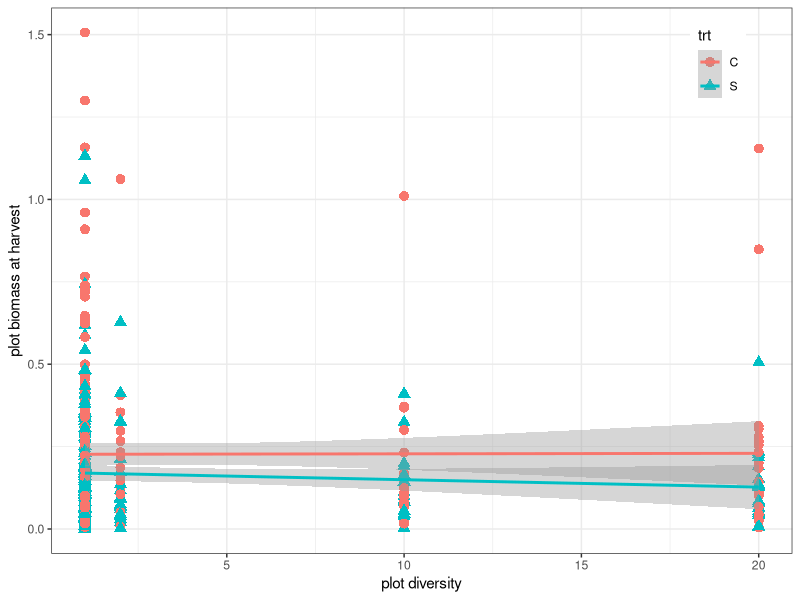
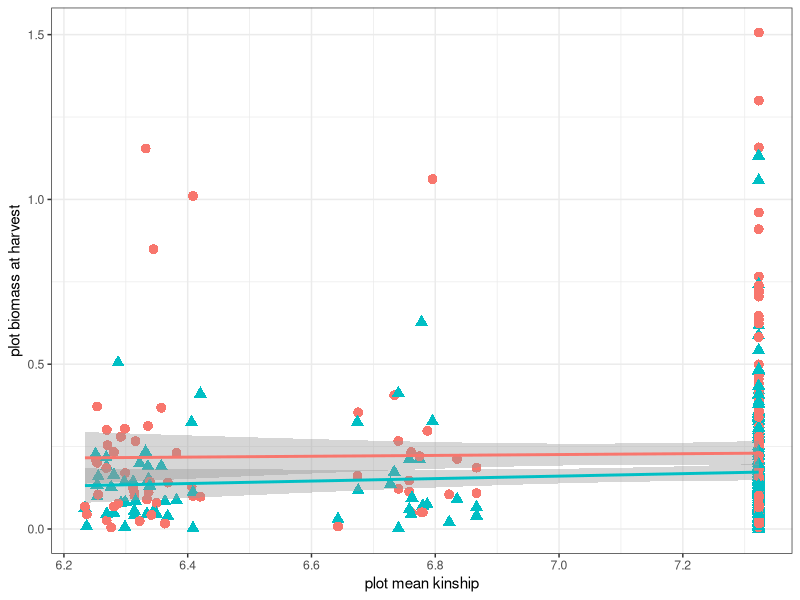
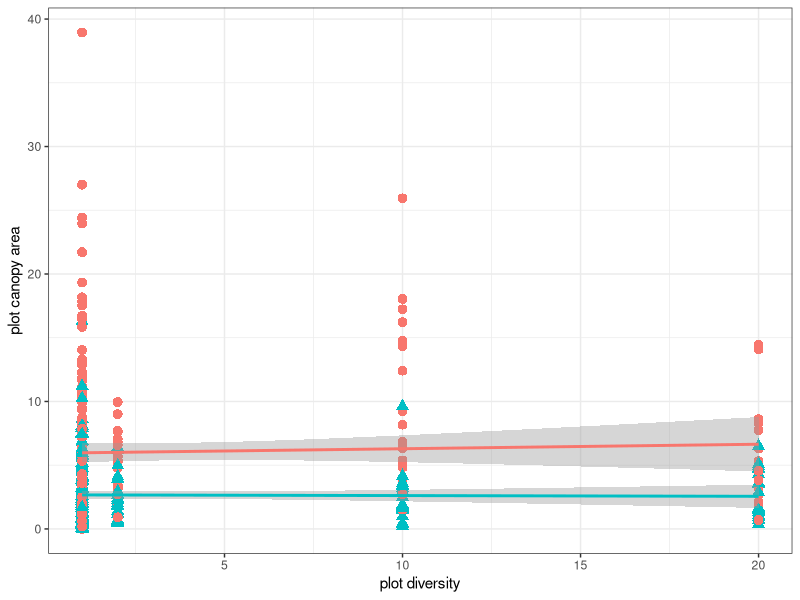
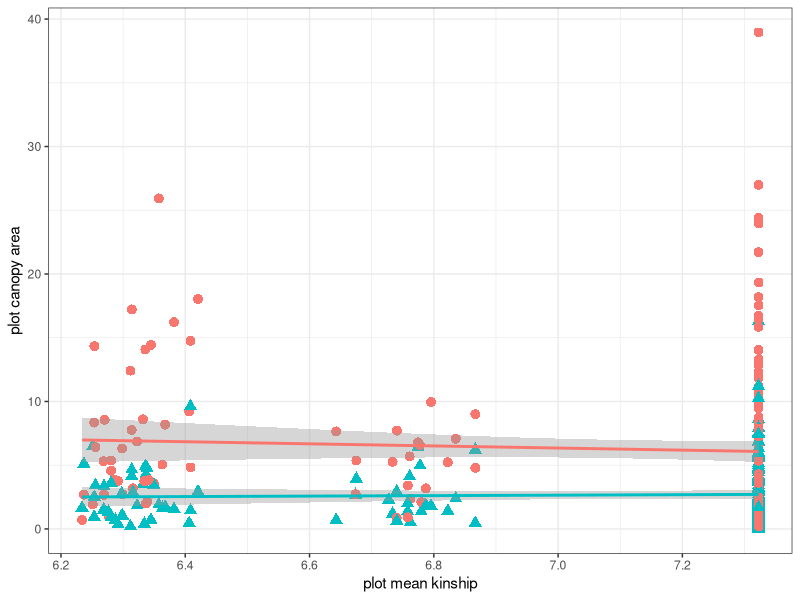
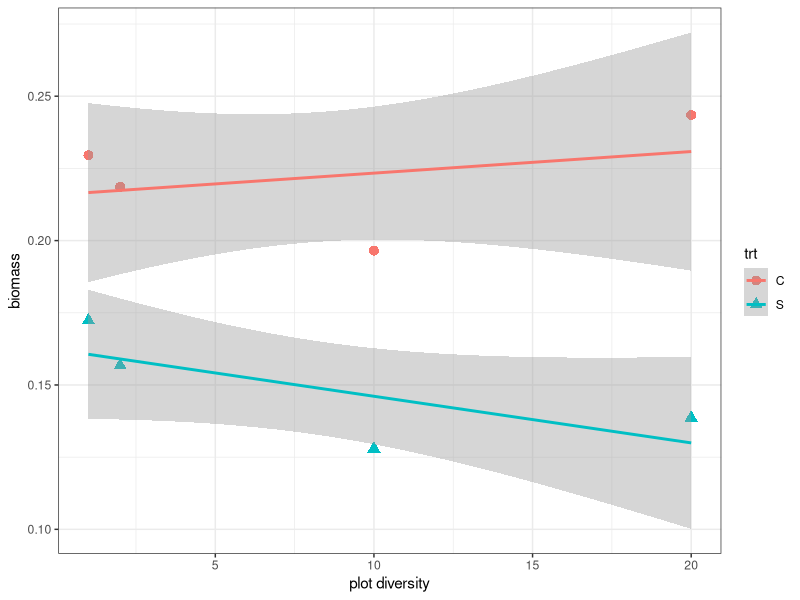
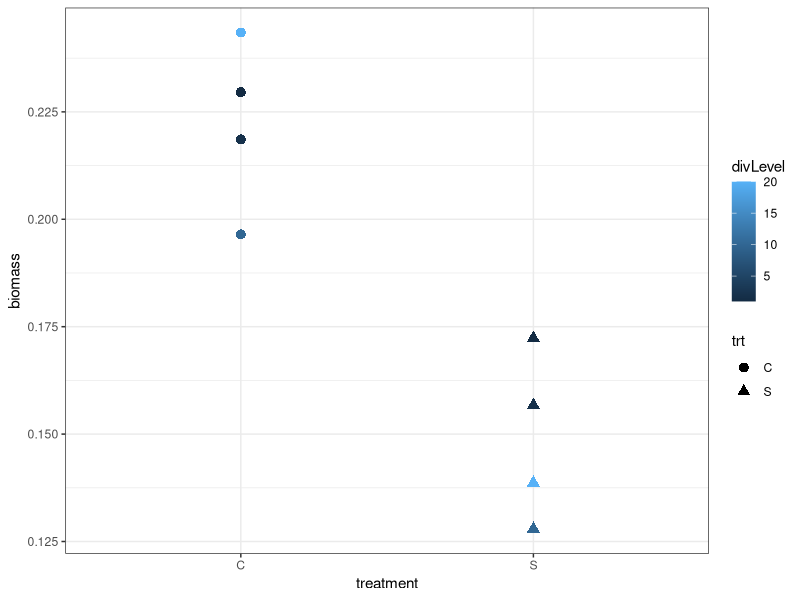

Source code (R) for these figures, in order: (Note: this script raises an error after producing the figures.)
#AtCG biomass and canopy figures
#10/24/2018

library(ggplot2)
library(plyr)

#data
fieldData <- read.csv("FieldDataWithDiversityInfo.csv")
lineData <- read.csv("chosenLines.csv")

#dataset for graphing
biomass<-fieldData[!is.na(fieldData$FH_Wt),]
canopy <- fieldData[!is.na(fieldData$CanopyArea),]

#scatterplots
pbiomass_div <- ggplot(biomass,aes(divLevel,FH_Wt, color=trt))+geom_point(aes(shape=trt, color=trt), size=3) + #facet_grid(. ~ Trt)
  geom_smooth(method=glm, se=TRUE)+ #ylim(0,1)+
  #   coord_cartesian(ylim = c(0, 1.02)) +
  xlab("plot diversity")+ylab("plot biomass at harvest")+ 
  #   annotate(geom="text", x=-4, y=3.5, label="(a)",fontface="bold", size=5)+
  theme_bw() +
  theme(legend.position=c(.9,.9))
  # ggtitle("(f)")+theme(plot.title = element_text(lineheight=2, face="bold",hjust = 0))
pbiomass_div

pbiomass_kin <- ggplot(biomass,aes(meanKin,FH_Wt, color=trt))+geom_point(aes(shape=trt, color=trt), size=3) + #facet_grid(. ~ Trt)
  geom_smooth(method=glm, se=TRUE)+ #ylim(0,1)+
  #   coord_cartesian(ylim = c(0, 1.02)) +
  xlab("plot mean kinship")+ylab("plot biomass at harvest")+ 
  #   annotate(geom="text", x=-4, y=3.5, label="(a)",fontface="bold", size=5)+
  theme_bw() +
  theme(legend.position="none")
# ggtitle("(f)")+theme(plot.title = element_text(lineheight=2, face="bold",hjust = 0))
pbiomass_kin

pcanopy_div <- ggplot(canopy,aes(divLevel,CanopyArea, color=trt))+geom_point(aes(shape=trt, color=trt), size=3) + #facet_grid(. ~ Trt)
  geom_smooth(method=glm, se=TRUE)+ #ylim(0,1)+
  #   coord_cartesian(ylim = c(0, 1.02)) +
  xlab("plot diversity")+ylab("plot canopy area")+ 
  #   annotate(geom="text", x=-4, y=3.5, label="(a)",fontface="bold", size=5)+
  theme_bw() +
  theme(legend.position="none")
# ggtitle("(f)")+theme(plot.title = element_text(lineheight=2, face="bold",hjust = 0))
pcanopy_div

pcanopy_kin <- ggplot(biomass,aes(meanKin,CanopyArea, color=trt))+geom_point(aes(shape=trt, color=trt), size=3) + #facet_grid(. ~ Trt)
  geom_smooth(method=glm, se=TRUE)+ #ylim(0,1)+
  #   coord_cartesian(ylim = c(0, 1.02)) +
  xlab("plot mean kinship")+ylab("plot canopy area")+ 
  #   annotate(geom="text", x=-4, y=3.5, label="(a)",fontface="bold", size=5)+
  theme_bw() +
theme(legend.position="none")
# ggtitle("(f)")+theme(plot.title = element_text(lineheight=2, face="bold",hjust = 0))
pcanopy_kin

#avg by div level
#for plots of div level means
biomass_mean <- ddply(biomass, .(divLevel, trt), summarize, 
               divBiomass=mean(FH_Wt,na.rm = TRUE))

pbiomass.2 <- ggplot(biomass_mean,aes(divLevel,divBiomass,color=trt))+geom_point(aes(shape=trt, color=trt), size=3) + #facet_grid(. ~ Trt)
  geom_smooth(method=glm, se=TRUE)+ #ylim(0,1)+
  #   coord_cartesian(ylim = c(0, 1.02)) +
  xlab("plot diversity")+ylab("biomass")+ 
  #   annotate(geom="text", x=-4, y=3.5, label="(a)",fontface="bold", size=5)+
  theme_bw() 
  # theme(legend.position="none")
  # ggtitle("(f)")+theme(plot.title = element_text(lineheight=2, face="bold",hjust = 0))
pbiomass.2

pbiomass.3 <- ggplot(biomass_mean,aes(trt,divBiomass,color=divLevel))+geom_point(aes(shape=trt, color=divLevel), size=3) + #facet_grid(. ~ Trt)
  geom_smooth(method=glm, se=TRUE)+ #ylim(0,1)+
  #   coord_cartesian(ylim = c(0, 1.02)) +
  xlab("treatment")+ylab("biomass")+ 
  #   annotate(geom="text", x=-4, y=3.5, label="(a)",fontface="bold", size=5)+
  theme_bw() 
# theme(legend.position="none")
# ggtitle("(f)")+theme(plot.title = element_text(lineheight=2, face="bold",hjust = 0))
pbiomass.3

# ####make multi figs####

pdf("AtCG_biomass_canopy.pdf", useDingbats=FALSE,width=6.65, height=9, pointsize = 12)
# png("KTurnerFig3.png",width=665, height = 900, pointsize = 12)
# svg("KTurnerFig3.svg", width=6.65, height=9, pointsize = 12)
multiplot(pbiomass_div, pbiomass_kin,pcanopy_div, pcanopy_kin, cols=2) 
dev.off()

####multiplot func####
multiplot <- function(..., plotlist=NULL, file, cols=1, layout=NULL) {
  require(grid)
  
  # Make a list from the ... arguments and plotlist
  plots <- c(list(...), plotlist)
  
  numPlots = length(plots)
  
  # If layout is NULL, then use 'cols' to determine layout
  if (is.null(layout)) {
    # Make the panel
    # ncol: Number of columns of plots
    # nrow: Number of rows needed, calculated from # of cols
    layout <- matrix(seq(1, cols * ceiling(numPlots/cols)),
                     ncol = cols, nrow = ceiling(numPlots/cols))
  }
  
  if (numPlots==1) {
    print(plots[[1]])
    
  } else {
    # Set up the page
    grid.newpage()
    pushViewport(viewport(layout = grid.layout(nrow(layout), ncol(layout))))
    
    # Make each plot, in the correct location
    for (i in 1:numPlots) {
      # Get the i,j matrix positions of the regions that contain this subplot
      matchidx <- as.data.frame(which(layout == i, arr.ind = TRUE))
      
      print(plots[[i]], vp = viewport(layout.pos.row = matchidx$row,
                                      layout.pos.col = matchidx$col))
    }
  }
}
